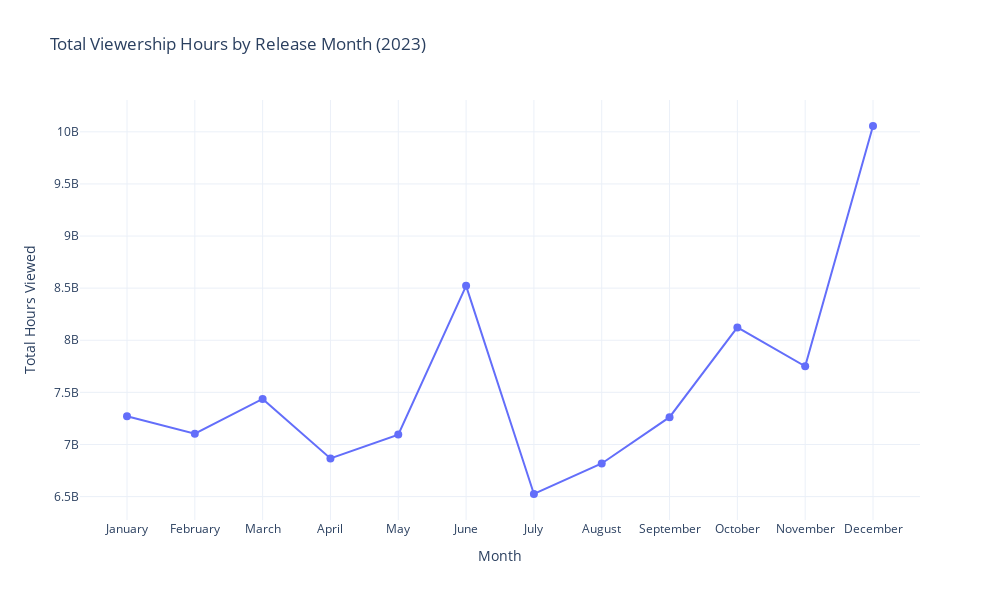

Notebook cell for this chart:
### Markdown cell above
<strong><u>Insights:</u></strong>

1. Clearly, global shows are more popular and have more hours of viewership.
2. Curiously, even though English language has more hours of viewership, Korean language has more average viewership
3. Overall, shows are more popular than movies.

### Code cell
# Check for monthly trends

func_plot_trend_viewership(
    df=df_netflix_content,
    trend_type= 'month',
    viewership_col='hours_viewed',
    split_column = "",
    title='Total Viewership Hours by Release Month (2023)',
    group_category = "sum"

)

### Figure 1 — Plotly figure (JSON) as saved in the notebook; plotly's stock layout.template omitted (floating-point values rounded to 4 significant figures)
{"data": [{"line": {"width": 2}, "marker": {"size": 8}, "mode": "lines+markers", "name": "Total Viewership", "type": "scatter", "x": ["January", "February", "March", "April", "May", "June", "July", "August", "September", "October", "November", "December"], "y": [7271600000, 7103700000, 7437100000, 6865700000, 7094600000, 8522000000, 6524800000, 6817800000, 7262200000, 8123200000, 7749500000, 10055800000]}], "layout": {"height": 600, "legend": {"title": {"text": "Viewership"}}, "title": {"text": "Total Viewership Hours by Release Month (2023)"}, "width": 1000, "xaxis": {"tickmode": "array", "ticktext": ["January", "February", "March", "April", "May", "June", "July", "August", "September", "October", "November", "December"], "tickvals": ["January", "February", "March", "April", "May", "June", "July", "August", "September", "October", "November", "December"], "title": {"text": "Month"}}, "yaxis": {"title": {"text": "Total Hours Viewed"}}}}
